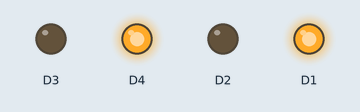
Simulated run of this sketch. Board: ESP8266 (NodeMCU). Parts: output pins drawn as LEDs (lit = HIGH, except the on-board LED, lit = LOW).

Above: at 0.5 s.
At 3.5 s:
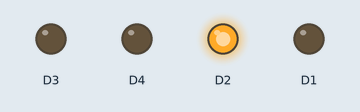
Timing chart, 0 to 4.6 s (numbered marks = the images above):
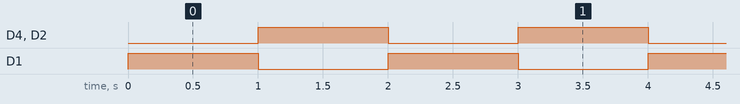

Measured:
- by itself, D4, D2, D1: alternates HIGH for 1.0 s and LOW for 1.0 s
- by itself, everything shown: repeats every 2.0 s, in 3 steps

The sketch:

ControleReleInternet.ino
```cpp
#include <Arduino.h>
#include <ArduinoJson.h>  // https://arduinojson.org/?utm_source=meta&utm_medium=library.properties
#include <ArduinoJson.hpp>

#include <SoftwareSerial.h>

#include <SPI.h>
#include <Wire.h>

#include <U8g2lib.h>

#include <DHT_Async.h>

#include <ESP8266WiFi.h>
#include <ESP8266HTTPClient.h>
#include <WiFiClientSecure.h>  // Include for HTTPS

// Defina os pinos para a comunicação RS485
#define RS485_RX_PIN 12  // GPIO12 (D6)
#define RS485_TX_PIN 13  // GPIO13 (D7)

#define SERIAL_BAUD 74880  // Use este valor para ver também as msgs da própria placa
#define SOFTWARE_SERIAL_BAUD 9600
#define LARGURA_OLED 128
#define ALTURA_OLED 64
#define RESET_OLED -1

#define SLAVE_ADDRESS 0
#define FUNCTION_CODE 1
#define BYTE 2
#define TEMP_HB 3
#define TEMP_LB 4
#define HUMIDITY_HB 5
#define HUMIDITY_LB 6
#define CRC_HB 7
#define CRC_LB 8

// Configurações do Display OnBoard
U8G2_SSD1306_128X64_NONAME_F_SW_I2C
u8g2(U8G2_R0, 14, 12, U8X8_PIN_NONE);

// Configurações de envio para a internet
static const char* defaultSsid = "brisa-2154254";
static const char* defaultPassword = "syvxfcxh";
static String logUrl = "https://benditaia.web.app/eeb/sensors-net/module-receiver";


// Crie uma instância de SoftwareSerial
SoftwareSerial rs485Serial(RS485_RX_PIN, RS485_TX_PIN);

class Util {
public:
  float HexToFloat(byte firstValue, byte secondValue) {
    char hexString[5];
    sprintf(hexString, "%02X%02X", firstValue, secondValue);
    unsigned long decimalValue = strtoul(hexString, NULL, 16);
    return static_cast<float>(decimalValue) / 10.0;
  }
};


// Led integrado
class BuildInLed {
  bool isOn = false;
public:
  BuildInLed() {
    pinMode(BUILTIN_LED, OUTPUT);
  }
  void On() {
    digitalWrite(BUILTIN_LED, LOW);
  }
  void Off() {
    digitalWrite(BUILTIN_LED, HIGH);
  }
  void Alternate() {
    if (isOn) {
      Off();
    } else {
      On();
    }
    isOn = !isOn;
  }
};


class WiFiPayloadModel {
public:
  String Mac, LocalIP, Ssid, Hostname, Tipo, message;
  float Temperature, Humidity;
};

/*
class WiFiNetwork {
private:
  LcdOutput* lcd;
  BuildInLed* led;

  void ShowResponse(String response) {
    JsonDocument json;
    deserializeJson(json, response);

    if (json.containsKey("topMsg") && !json["topMsg"].isNull()) {
      this->lcd->SetTopMessage(json["topMsg"]);
    }

    if (json.containsKey("netResult") && !json["netResult"].isNull()) {
      this->lcd->Set("netStatus", json["netResult"]);
    }
  }

public:
  bool isConnected = false;

  WiFiNetwork(LcdOutput* _lcd, BuildInLed* _led) {
    this->lcd = _lcd;
    this->led = _led;

    this->lcd->Set("netStatus", "Disconnected");
  }

  WiFiPayloadModel GetDefaultPayload(String Tipo) {
    WiFiPayloadModel payload;

    payload.Ssid = WiFi.SSID();
    payload.Hostname = WiFi.getHostname();
    payload.LocalIP = WiFi.localIP().toString();
    payload.Mac = WiFi.macAddress();
    payload.Temperature = NAN;
    payload.Humidity = NAN;
    payload.Tipo = Tipo;
    payload.message = NAN;

    return payload;
  };

  String GetPayloadAsString(WiFiPayloadModel payload, String msgType) {
    JsonDocument json;

    json["ssId"] = payload.Ssid;
    json["hostName"] = payload.Hostname;
    json["localIp"] = payload.LocalIP;
    json["mac"] = payload.Mac;
    json["type"] = msgType;

    if (payload.message && payload.message.length() > 0) {
      json["message"] = payload.message;
    }

    if (!isnan(payload.Temperature) && !isnan(payload.Humidity)) {
      json["loctemp"] = round(payload.Temperature * 10) / 10;
      json["lochumi"] = round(payload.Humidity * 10) / 10;
    }

    String result;
    serializeJson(json, result);

    return result;
  }

  void Connect() {
    Serial.println("Conectando...");
    WiFi.begin(defaultSsid, defaultPassword);

    int wait = 10;

    while (WiFi.status() != WL_CONNECTED && wait > 0) {
      this->led->Alternate();
      wait--;
      Serial.println("Connecting " + String(wait));
      this->lcd->Set("netStatus", "Connecting " + String(wait));
      delay(1000);
    }

    this->isConnected = WiFi.status() == WL_CONNECTED;

    if (this->isConnected) {
      Serial.println("Connected");
      this->lcd->Set("netStatus", "Connected");
    }
  }

  bool Conected() {
    return this->isConnected;
  }

  String MacAddress() {
    return WiFi.macAddress();
  }

  void SendLog(String message) {
    if (WiFi.status() == WL_CONNECTED) {
      this->lcd->Set("msg", message);
      this->lcd->Set("netStatus", "Sending Msg...");

      WiFiClientSecure client;
      HTTPClient http;
      client.setInsecure();

      WiFiPayloadModel payload = this->GetDefaultPayload("Message");
      payload.message = message;
      String strPayload = this->GetPayloadAsString(payload, "Message");

      http.begin(client, logUrl);
      http.addHeader("Content-Type", "application/json");

      int httpResponseCode = http.POST(strPayload);

      if (httpResponseCode > 0) {
        this->ShowResponse(http.getString());
      } else {
        this->lcd->Set("msg", message + "(Msg !Sent " + String(httpResponseCode) + ")");
        Serial.println(logUrl);
        Serial.println(strPayload);
      }

      http.end();
    }
  }

  void Log(String message) {
    this->SendLog(message);
  }

  void SendSensorData(WiFiPayloadModel payload) {
    if (WiFi.status() == WL_CONNECTED) {
      this->lcd->Set("netStatus", "Sending Data...");

      WiFiClientSecure client;
      HTTPClient http;
      client.setInsecure();

      String strPayload = this->GetPayloadAsString(payload, "Sensor");

      http.begin(client, logUrl);
      http.addHeader("Content-Type", "application/json");

      int httpResponseCode = http.POST(strPayload);

      if (httpResponseCode > 0) {
        this->ShowResponse(http.getString());
      } else {
        this->lcd->Set("netStatus", "Error " + String(httpResponseCode));
        Serial.println(logUrl);
        Serial.println(strPayload);
      }

      http.end();
    }
  }
};
*/

#define ReleOn LOW
#define ReleOff HIGH
class Reles {
private:
  static const int qtdReles = 4;
  bool StatusReles[qtdReles];
  long RelePin[qtdReles];
public:
  Reles() {
    // Defina o Pino de Cada Relê
    this->RelePin[0] = D1;
    this->RelePin[1] = D2;
    this->RelePin[2] = D3;
    this->RelePin[3] = D4;
    for (int r = 0; r < this->qtdReles; r++) {
      this->StatusReles[r] = false;
      pinMode(this->RelePin[r], OUTPUT);
      digitalWrite(this->RelePin[r], ReleOff);
    }
  }
  void TurnOn(int pos) {
    if (!this->StatusReles[pos]) {
      this->StatusReles[pos] = true;
      digitalWrite(this->RelePin[pos], ReleOn);
    }
  }
  void TurnOff(int pos) {
    if (this->StatusReles[pos]) {
      this->StatusReles[pos] = false;
      digitalWrite(this->RelePin[pos], ReleOff);
    }
  }
  void Alternate(int pos) {
    if (this->StatusReles[pos]) {
      this->TurnOff(pos);
    } else {
      this->TurnOn(pos);
    }
  }
};

// Coloque fora do loop o que deve ser inicializado apenas uma vez
BuildInLed buildLed;
// WiFiNetwork network(&lcd, &buildLed);
Reles rele;

void setup() {
  Serial.begin(SERIAL_BAUD);  // Usado para comunicação com a USB e debug print

  rele.TurnOn(0);
}


void loop() {
  buildLed.On();

  rele.Alternate(0);
  rele.Alternate(1);
  rele.Alternate(3);

  delay(1000);

  buildLed.Off();
}
```
